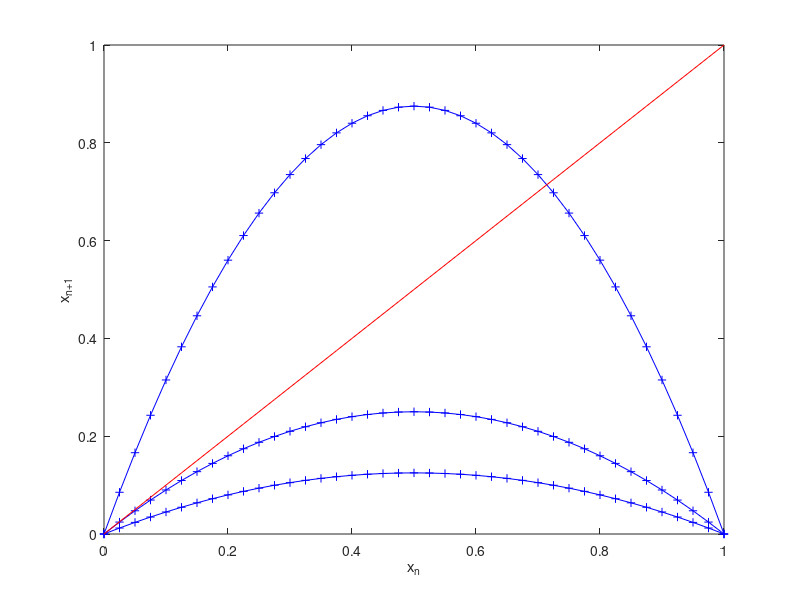

This figure's MATLAB source:

clear all
clc
No=40

for j=1:3
    r=[0.5 1 3.5]
    xn=[0:1/No:1];
    xn_1=[(r(j).*xn).*(1-xn)];
    figure(3)
    plot(xn,xn_1,'b-+')
    xlabel('x_n')
    ylabel('x_{n+1}')
   
    hold on
end
figure(3)
plot(xn,xn,'r-')
